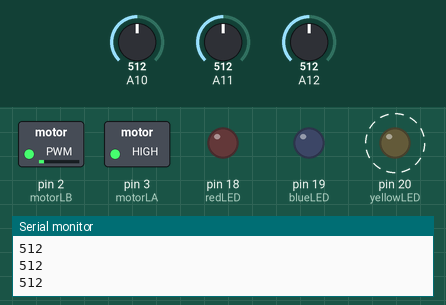
Recording of a sketch running on a simulated Arduino Mega 2560, built with avr-gcc and run on an emulated ATmega2560. On the bench: switched loads named in the sketch (green lamp = pin HIGH), output pins drawn as LEDs (lit = HIGH), the last lines printed to the serial monitor. Dashed ring = blinking. The inputs (shaded band) are chosen by the test bench; at power-on: A10 = 512, A11 = 512, A12 = 512.

Above: at 1.01 s.
1.3 s: A10 set to 977
4.3 s: A10 set to 1003
At 4.5 s:
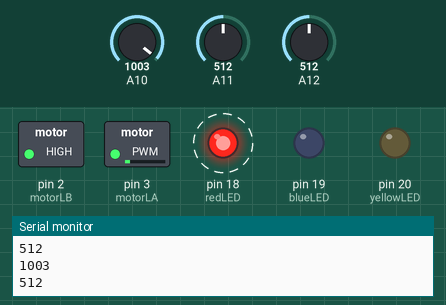
7.3 s: A11 set to 977
10.3 s: A11 set to 990
At 10.42 s:
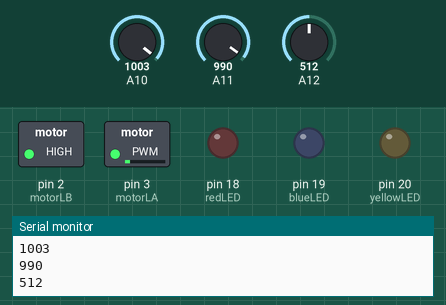
At 11.2 s:
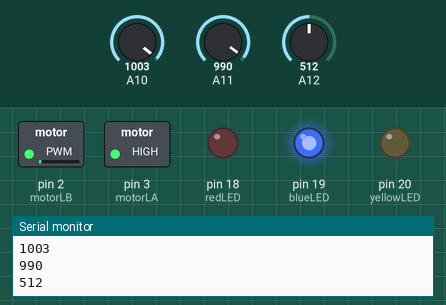
12.0 s: A12 set to 689
13.5 s: A12 set to 718
At 15.0 s:
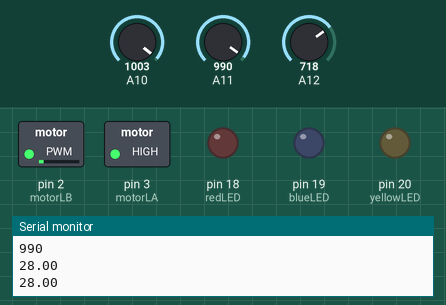
Timing chart, 0 to 16.2 s (numbered marks = the images above; inputs shaded):
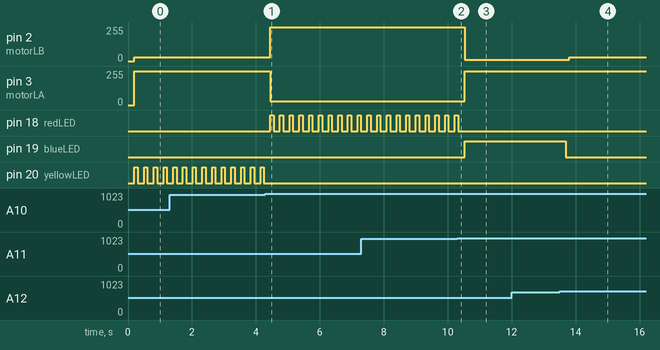

Measured:
- the behaviour switches between 989 and 990 on A10 (found by bisection; images 0 and 1)
- the behaviour switches between 989 and 990 on A11 (found by bisection; images 1 and 2)
- the behaviour switches between 699 and 700 on A12 (found by bisection; images 3 and 4)
- after the input at 4.3 s, pin 2 (motorLB): 30/255 → 255/255 after 0.15 s; pin 3 (motorLA): 255/255 → 30/255 after 0.15 s; pin 18 (redLED): alternates HIGH for 0.10 s and LOW for 0.20 s, starting after 0.15 s; pin 20 (yellowLED): stops changing and stays LOW
- after the input at 10.3 s, pin 2 (motorLB): 255/255 → 10/255 after 0.23 s; pin 3 (motorLA): 30/255 → 255/255 after 0.23 s; pin 18 (redLED): goes on until 10.3 s, then stays LOW; pin 19 (blueLED): LOW → HIGH after 0.23 s
- after the input at 13.5 s, pin 2 (motorLB): 10/255 → 28/255 after 0.29 s; pin 19 (blueLED): HIGH → LOW after 0.19 s
- by itself, pin 20 (yellowLED): alternates HIGH for 0.10 s and LOW for 0.20 s

The sketch:

Test_code_207_Updates.ino
```cpp
//pins for the LED's
int blueLED = 19;
int redLED = 18;
int yellowLED = 20;

//pins for the TCRT
int leftTCRT = 26;
int middleTCRT = 28;
int rightTCRT = 27;

//Variables for the motors
int motorRA = 1;
int motorRB = 0;
int motorLA = 3;
int motorLB = 2;
int motorSpeed = 30;

unsigned long timer;

//Initialise mouse states
enum Mouse_enum { FORWARD,
                  TURNRIGHT,
                  TURNLEFT,
                  CROSSROAD };
enum Sensor_enum { RIGHT,
                   LEFT,
                   MIDDLE,
                   NONE };
static Mouse_enum mouse;
static Sensor_enum sensor;

void motorDriving(float speed, int motorA, int motorB) {  //function for motor driving
                                                        //Make sure speed is within the bounds
  if (speed < -255) {
    speed = -255;
  }
  if (speed > 255) {
    speed = 255;
  }

  //sets motors to spin forward, backwards or not at all depending on the speed
  if (speed > 0) {
    analogWrite(motorA, -speed);
    analogWrite(motorB, speed);
  }
  if (speed < 0) {
    analogWrite(motorA, speed);
    analogWrite(motorB, -speed);
  }
  if (speed == 0) {
    analogWrite(motorA, 0);
    analogWrite(motorB, 0);
  }
}

void turnLeft() {  //Turns left and then continues for a short time
  motorDriving(-30 , motorLB, motorLA);
  motorDriving(motorSpeed, motorRA, motorRB);
}
void turnRight() {  //Turns right and then continues for a short time
  motorDriving(motorSpeed, motorLA, motorLB);
  motorDriving(-47, motorRB, motorRA);
}
void wallInfront() {  //Decides which way to turn depending on the closest distance and then turns
  if (analogRead(leftTCRT) < analogRead(rightTCRT)) {
    motorDriving(-motorSpeed, motorLB, motorLA);
    motorDriving(10, motorRA, motorRB);
    delay(250);
  } else {
    motorDriving(10, motorLA, motorLB);
    motorDriving(-motorSpeed, motorRB, motorRA);
    delay(250);
  }
}
void forwardMovement() {  //Moves the mouse forwards should accomodate to ensure it stays in the middle of the path by adjusting the amount of power to each wheel depending on the distance
  float right = map(analogRead(leftTCRT), 800, 1030, 20,30 );
  float left = map(analogRead(rightTCRT), 800, 1030, 20,30);
  Serial.println(left);
  Serial.println(right);
  motorDriving(left, motorLA, motorLB);
  motorDriving(right, motorRA, motorRB);
}


void setup() {
  Serial.begin(9600);
  pinMode(leftTCRT, INPUT);
  pinMode(middleTCRT, INPUT);
  pinMode(rightTCRT, INPUT);
  pinMode(blueLED, OUTPUT);
  pinMode(redLED, OUTPUT);
  pinMode(yellowLED, OUTPUT);
  pinMode(motorLA, OUTPUT);
  pinMode(motorLB, OUTPUT);
  pinMode(motorRA, OUTPUT);
  pinMode(motorRB, OUTPUT);
}

void mouseStates(uint8_t Sensor_enum) {//each state has a LED that only lights up when it is active
  switch (mouse) {
    case FORWARD:  //Set the state depending on which direction walls are detected in, if there are no walls go forward
      if (sensor == LEFT) {
        timer = millis();
        mouse = TURNRIGHT;
      }
      if (sensor == MIDDLE) {
        mouse = CROSSROAD;
      }
      if (sensor == RIGHT) {
        timer = millis();
        mouse = TURNLEFT;
      }
      if (sensor == NONE) {
        forwardMovement();
      }
      break;

    case CROSSROAD:
      if (sensor != MIDDLE) {  //For each of these states a corrosponding LED will light up to signify that they are the active state
        mouse = FORWARD;
        digitalWrite(blueLED, LOW);
      } else {
         digitalWrite(blueLED, HIGH);
        wallInfront();

      }
      break;

    case TURNLEFT:  //The timer means that the robot will turn for a specified amount of time, allowing it to make corners with less collisions
      if (millis() - timer >= 140) {
        digitalWrite(redLED, LOW);
        mouse = FORWARD;

      } else {
        digitalWrite(redLED, HIGH);
        turnLeft();
      }
      break;

    case TURNRIGHT:
      if (millis() - timer >= 140) {
        digitalWrite(yellowLED, LOW);
        mouse = FORWARD;
      } else {
        digitalWrite(yellowLED, HIGH);
        turnRight();
      }
      break;
  }
}


void loop() {
  /*
  testTCRT();
  motorTest();
  testLED();
  mouseStates(sensor);
  sensing();
  */
  delay(100);
  Serial.println(analogRead(middleTCRT)); //reads TCRTs and prints it to the serial monitor
  Serial.println(analogRead(leftTCRT));
  Serial.println(analogRead(rightTCRT));
  if ((analogRead(leftTCRT) < 990) && (analogRead(middleTCRT) < 990)) { //sets the state of sensor to LEFT,RIGHT,MIDDLE or NONE
    sensor = LEFT;
  }
  else if ((analogRead(rightTCRT) < 990) && (analogRead(middleTCRT) < 990)) {
    sensor = RIGHT;
  }
  else if (analogRead(middleTCRT) < 700) {
    Serial.println(analogRead(middleTCRT));
    sensor = MIDDLE;
  }
    else {
    sensor = NONE;
  }

  mouseStates(sensor); //Run state machine for the mouse states
}


//Test code
/*
void testLED() {  //Tests the LED's
  digitalWrite(redLED, HIGH);
  digitalWrite(yellowLED, HIGH);
  digitalWrite(blueLED, HIGH);
  delay(1000);
  digitalWrite(redLED, LOW);
  delay(1000);
  digitalWrite(yellowLED, LOW);
  delay(1000);
  digitalWrite(blueLED, LOW);
  delay(1000);
}
void testTCRT() {  //Tests the TCRT's by turning LED's on if they detect something
  if (analogRead(leftTCRT) < 900) {
    digitalWrite(redLED, HIGH);
  }
  if (analogRead(leftTCRT) > 900) {
    digitalWrite(redLED, LOW);
  }

  if (analogRead(middleTCRT) < 900) {
    digitalWrite(yellowLED, HIGH);
  }
  if (analogRead(middleTCRT) > 900) {
    digitalWrite(yellowLED, LOW);
  }

  if (analogRead(rightTCRT) < 900) {
    digitalWrite(blueLED, HIGH);
  }
  if (analogRead(rightTCRT) > 900) {
    digitalWrite(blueLED, LOW);
  }
}
void motorTest() {  //Tests the motors
  digitalWrite(motorRA, HIGH);
  digitalWrite(motorRB, LOW);
  digitalWrite(motorLA, HIGH);
  digitalWrite(motorLB, LOW);
}

void sensing() {  //Sets the state of the sensors, currently unused
  if (analogRead(leftTCRT) && analogRead(middleTCRT) < 950) {
    sensor = LEFT;
  }
  if (analogRead(rightTCRT) && analogRead(middleTCRT) < 950) {
    sensor = RIGHT;
  }
  if (analogRead(middleTCRT) < 800) {
    sensor = MIDDLE;
  }

  else {
    sensor = NONE;
  }
}

void movement() { //Basic Movement function, currently unused

  if (analogRead(leftTCRT) && analogRead(middleTCRT) < 970) {
    turnRight();
  }
  if (analogRead(rightTCRT) && analogRead(middleTCRT) < 970) {
    turnLeft();
  }
  else if (analogRead(middleTCRT) < 900) {
    wallInfront();
  } else {
    forwardMovement();  //Moves the mouse forwards should accomodate to ensure it stays in the middle of the path
  }
}
*/
```
